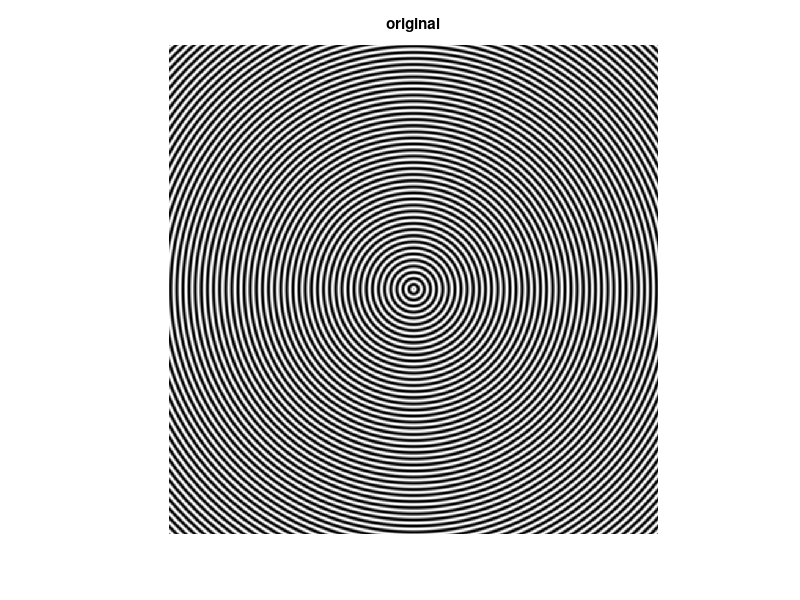

This figure's MATLAB source: (Note: this script raises an error after producing the figure.)
for m=1:800
    for n=1:800
        r=sqrt((m-400)^2+(n-400)^2);
        f(m,n)=sin(2*pi/10*r);
    end
end
imshow(f, []),title('original');
%-------------------------------------------------------------------------

% Bilinear Interpolation
bilinear_x5=bilinear(f,1/5);
figure, imshow(bilinear_x5,[]),title('bilinear, ratio=5');

bilinear_x4=bilinear(f,1/4);
figure, imshow(bilinear_x4,[]),title('bilinear, ratio=4');

bilinear_x3=bilinear(f,1/3);
figure, imshow(bilinear_x3,[]),title('bilinear, ratio=3');
%-------------------------------------------------------------------------

% Nearest Neighbor Interpolation
nearestNeighbor_x5=nearest_neighbor(f,1/5);
figure, imshow(nearestNeighbor_x5,[]),title('Nearest Neighbor, ratio=5');

nearestNeighbor_x4=nearest_neighbor(f,1/4);
figure, imshow(nearestNeighbor_x4,[]),title('Nearest Neighbor, ratio=4');

nearestNeighbor_x3=nearest_neighbor(f,1/3);
figure, imshow(nearestNeighbor_x3,[]),title('Nearest Neighbor, ratio=3');
%-------------------------------------------------------------------------

% Qubic Spline Interpolation
qubicSpline_x5=cubic_spline(f,1/5);
figure, imshow(qubicSpline_x5,[]),title('Qubic Spline, ratio=5');

qubicSpline_x4=cubic_spline(f,1/4);
figure, imshow(qubicSpline_x4,[]),title('Qubic Spline, ratio=4');

qubicSpline_x3=cubic_spline(f,1/3);
figure, imshow(qubicSpline_x3,[]),title('Qubic Spline, ratio=3');